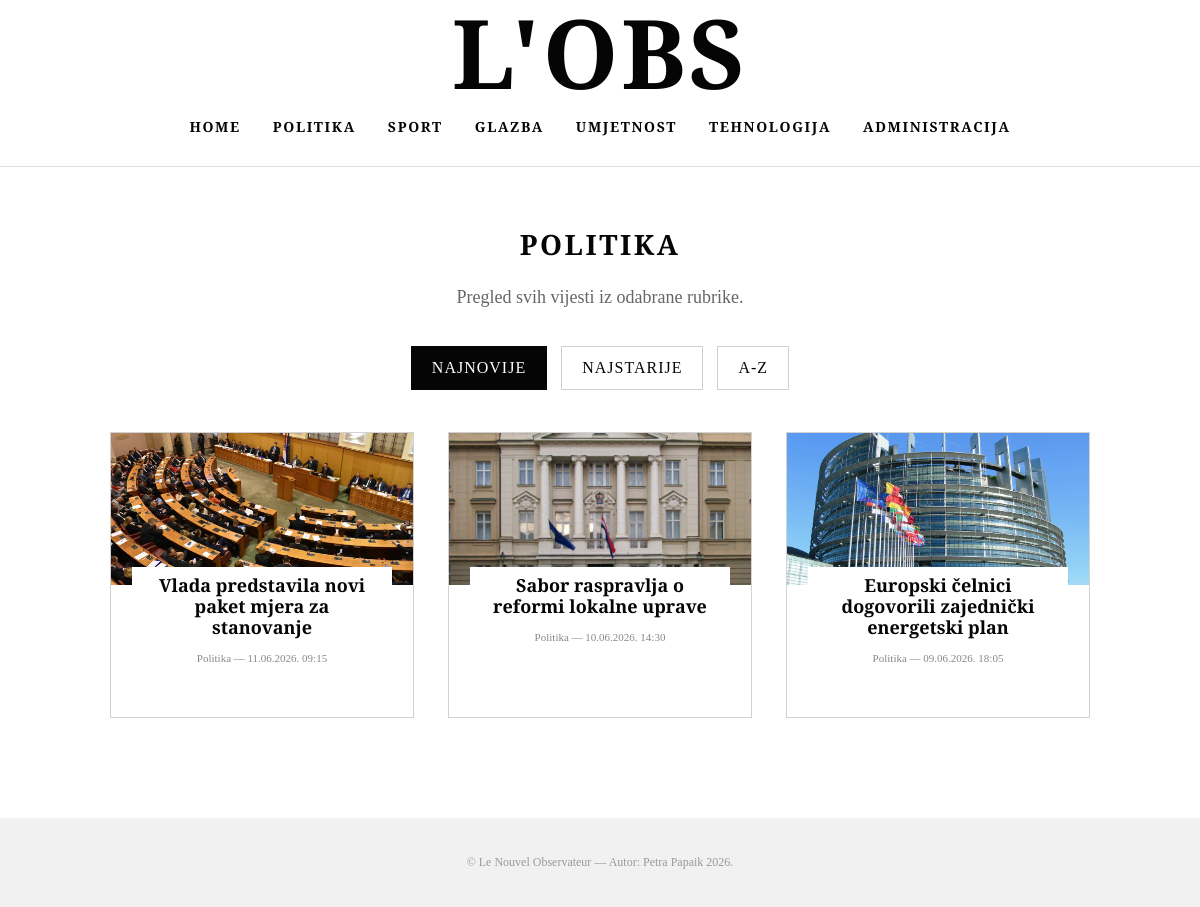
Screenshot of /kategorija.php with the database file from the repository.
### tables this page shows
CREATE TABLE `kategorije` (
  `id_kategorija` int NOT NULL,
  `naziv` varchar(100) NOT NULL
);

CREATE TABLE `vijesti` (
  `id_vijest` int NOT NULL,
  `naslov` varchar(255) NOT NULL,
  `sazetak` text NOT NULL,
  `tekst` longtext NOT NULL,
  `slika` varchar(255) NOT NULL,
  `datum_objave` datetime DEFAULT CURRENT_TIMESTAMP,
  `id_kategorija` int NOT NULL,
  `id_admin` int NOT NULL
);

### functions.php (called while the page is built, shortened)
<?php
function e($value) {
    return htmlspecialchars((string)$value, ENT_QUOTES, 'UTF-8');
}
function categoryKey($name) {
    $map = array(
        'Politika' => 'politika',
        'Sport' => 'sport',
        'Glazba' => 'glazba',
        'Umjetnost' => 'umjetnost',
        'Tehnologija' => 'tehnologija'
    );
    return $map[$name] ?? strtolower($name);
}
function categoryNameFromKey($key) {
    $map = array(
        'politika' => 'Politika',
        'sport' => 'Sport',
        'glazba' => 'Glazba',
        'umjetnost' => 'Umjetnost',
        'tehnologija' => 'Tehnologija'
    );
    return $map[$key] ?? 'Politika';
}
function formatDateHr($date) {
    return date('d.m.Y. H:i', strtotime($date));
}
function fetchCategories($dbc) {
    $categories = array();
    $query = "SELECT id_kategorija, naziv FROM kategorije ORDER BY id_kategorija ASC";
    $result = mysqli_query($dbc, $query);
    while ($row = mysqli_fetch_assoc($result)) {
        $categories[] = $row;
    }
    return $categories;
}
?>

### kategorija.php (the view, shortened to what this page needs)
<?php
require 'db.php';
require 'functions.php';
$categoriesForMenu = fetchCategories($dbc);
$categoryKey = $_GET['kategorija'] ?? 'politika';
$order = $_GET['sort'] ?? 'najnovije';
$categoryName = categoryNameFromKey($categoryKey);
$orderSql = 'v.datum_objave DESC';
$stmtCategory = mysqli_prepare($dbc, "SELECT id_kategorija, naziv FROM kategorije WHERE naziv = ? LIMIT 1");
mysqli_stmt_bind_param($stmtCategory, 's', $categoryName);
mysqli_stmt_execute($stmtCategory);
$categoryResult = mysqli_stmt_get_result($stmtCategory);
$category = mysqli_fetch_assoc($categoryResult);
$query = "SELECT v.id_vijest, v.naslov, v.sazetak, v.slika, v.datum_objave, k.naziv AS kategorija
          FROM vijesti v
          INNER JOIN kategorije k ON v.id_kategorija = k.id_kategorija
          WHERE v.id_kategorija = ?
          ORDER BY $orderSql";
$stmt = mysqli_prepare($dbc, $query);
mysqli_stmt_bind_param($stmt, 'i', $category['id_kategorija']);
mysqli_stmt_execute($stmt);
$result = mysqli_stmt_get_result($stmt);
?>
<!DOCTYPE html>
<html lang="hr">
<head>
<link rel="stylesheet" href="style.css?v=2">
</head>
<body>
<?php include 'header.php'; ?>
<main class="category-page container">
    <h2 class="category-title"><?php echo e($category['naziv']); ?></h2>
    <p class="category-intro">Pregled svih vijesti iz odabrane rubrike.</p>
    <div class="filter-bar">
        <a class="<?php echo $order === 'najnovije' ? 'active' : ''; ?>" href="kategorija.php?kategorija=<?php echo urlencode($categoryKey); ?>&sort=najnovije">Najnovije</a>
        <a class="<?php echo $order === 'najstarije' ? 'active' : ''; ?>" href="kategorija.php?kategorija=<?php echo urlencode($categoryKey); ?>&sort=najstarije">Najstarije</a>
        <a class="<?php echo $order === 'az' ? 'active' : ''; ?>" href="kategorija.php?kategorija=<?php echo urlencode($categoryKey); ?>&sort=az">A-Z</a>
    </div>
    <div class="card-grid category-grid">
        <?php if (mysqli_num_rows($result) > 0): ?>
            <?php while ($article = mysqli_fetch_assoc($result)): ?>
                <article class="news-card">
                    <a href="clanak.php?id=<?php echo (int)$article['id_vijest']; ?>">
                        <img src="images/<?php echo e($article['slika']); ?>" alt="<?php echo e($article['naslov']); ?>">
                    </a>
                    <div class="card-content">
                        <h3><a href="clanak.php?id=<?php echo (int)$article['id_vijest']; ?>"><?php echo e($article['naslov']); ?></a></h3>
                        <p><?php echo e($article['kategorija']); ?> — <?php echo formatDateHr($article['datum_objave']); ?></p>
                    </div>
                </article>
            <?php endwhile; ?>
        <?php else: ?>
            <p class="empty-state">U ovoj rubrici trenutačno nema objavljenih vijesti.</p>
        <?php endif; ?>
    </div>
</main>
<?php include 'footer.php'; ?>
</body>
</html>

### header.php (shortened to what this page needs)
<?php
require_once 'functions.php';
?>
<header class="site-header">
    <h1 class="logo"><a href="index.php">L'OBS</a></h1>
    <nav class="main-nav">
        <a href="index.php">Home</a>
        <?php foreach ($categoriesForMenu as $categoryItem): ?>
            <a href="kategorija.php?kategorija=<?php echo urlencode(categoryKey($categoryItem['naziv'])); ?>">
                <?php echo e($categoryItem['naziv']); ?>
            </a>
        <?php endforeach; ?>
        <a href="administrator.php">Administracija</a>
    </nav>
</header>

### style.css (style rules this page uses)
* { box-sizing: border-box; }
html { scroll-behavior: smooth; }
body { margin: 0; color: #050505; background: #ffffff; font-family: 'Libre Baskerville', Georgia, serif; }
a { color: inherit; text-decoration: none; }
img { max-width: 100%; }
.container { max-width: 980px; margin: 0 auto; }
.site-header { text-align: center; border-bottom: 1px solid #dedede; padding: 6px 16px 22px; background: #fff; }
.logo { margin: 0 0 14px; font-family: 'Bodoni Moda', Didot, serif; font-size: clamp(46px, 8vw, 108px); font-weight: 800; letter-spacing: 3px; line-height: 0.95; text-transform: uppercase; }
.main-nav { display: flex; justify-content: center; align-items: center; gap: 32px; flex-wrap: wrap; font-family: 'Libre Baskerville', Georgia, serif; font-size: 14px; font-weight: 800; letter-spacing: 1.6px; text-transform: uppercase; }
.main-nav a { padding: 6px 0; border-bottom: 2px solid transparent; }
.news-section h2, .category-title, .form-section h2, .admin-card h2, .admin-heading h2 { text-align: center; font-family: 'Libre Baskerville', Georgia, serif; text-transform: uppercase; letter-spacing: 2.5px; font-size: 28px; margin: 0 0 34px; }
.card-grid { display: grid; grid-template-columns: repeat(3, minmax(0, 1fr)); gap: 34px; }
.news-card { border: 1px solid #d2d2d2; background: #fff; min-height: 286px; overflow: hidden; transition: transform .2s ease, box-shadow .2s ease; }
.news-card img { width: 100%; height: 152px; object-fit: cover; display: block; background: #efefef; }
.card-content { width: 86%; min-height: 144px; background: #fff; margin: -18px auto 0; position: relative; padding: 8px 12px 12px; text-align: center; }
.card-content h3 { margin: 0 0 14px; font-family: 'Libre Baskerville', Georgia, serif; font-size: 18px; line-height: 1.16; font-weight: 700; }
.card-content p { margin: 0; font-family: 'Libre Baskerville', Georgia, serif; font-size: 11px; color: #888; }
.category-page { padding: 58px 0 100px; }
.category-intro { max-width: 760px; margin: -14px auto 34px; text-align: center; color: #666; font-size: 18px; line-height: 1.6; }
.filter-bar { display: flex; justify-content: center; gap: 14px; flex-wrap: wrap; margin: 0 0 42px; }
.filter-bar a { border: 1px solid #d0d0d0; padding: 12px 20px; font-family: 'Libre Baskerville', Georgia, serif; text-transform: uppercase; letter-spacing: 1px; background: #fff; }
.filter-bar a.active, .filter-bar a:hover { background: #050505; color: #fff; border-color: #050505; }

### rows the page displays
kategorije: naziv "POLITIKA"
kategorije: naziv "SPORT"
kategorije: naziv "GLAZBA"
kategorije: naziv "UMJETNOST"
kategorije: naziv "TEHNOLOGIJA"
vijesti: slika (picture), naslov "Vlada predstavila novi paket mjera za stanovanje", id_kategorija.naziv "Politika", datum_objave "11.06.2026. 09:15"
vijesti: slika (picture), naslov "Sabor raspravlja o reformi lokalne uprave", id_kategorija.naziv "Politika", datum_objave "10.06.2026. 14:30"
vijesti: slika (picture), naslov "Europski čelnici dogovorili zajednički energetski plan", id_kategorija.naziv "Politika", datum_objave "09.06.2026. 18:05"
